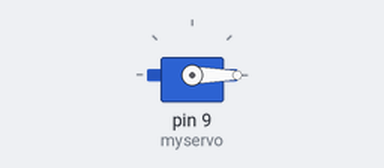
A sketch run on a simulated Arduino Uno, built with avr-gcc and run on an emulated ATmega328P. Shown: servo. What the sketch prints to the serial monitor is not drawn.

Above: at 0.05 s.
At 1.05 s:
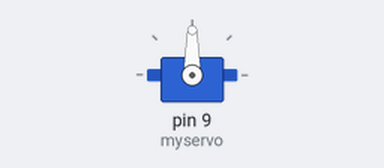
At 1.75 s:
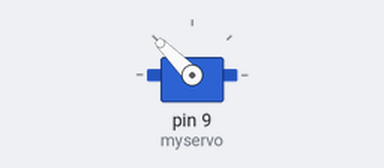
At 3.5 s:
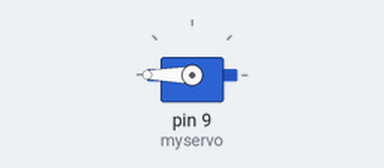
Timing chart, 0 to 8.1 s (numbered marks = the images above):
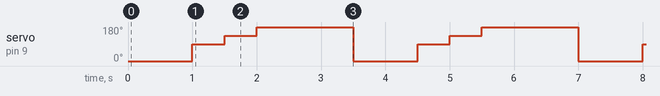

Measured:
- by itself, servo on pin 9 (myservo): repeats every 3.5 s: 135° 0.50 s, 180° 1.5 s, 0° 1.0 s, 90° 0.50 s

The sketch:

testing_for_servo_motor.ino
```cpp
// DO NOT directly connect laptop to supply power for this servo motor, upload it individually then use external power supply

#include <Servo.h>

Servo myservo;  // create servo object to control a servo

void setup() {
  myservo.attach(9,600,2300);  // (pin, min, max)
  Serial.begin(9600);
}

void loop() {
  myservo.write(0);  // tell servo to go to a particular angle
  delay(1000);

  myservo.write(90);
  delay(500);

  myservo.write(135);
  delay(500);

  myservo.write(180);
  delay(1500);
  Serial.println("Ola");
}
```
